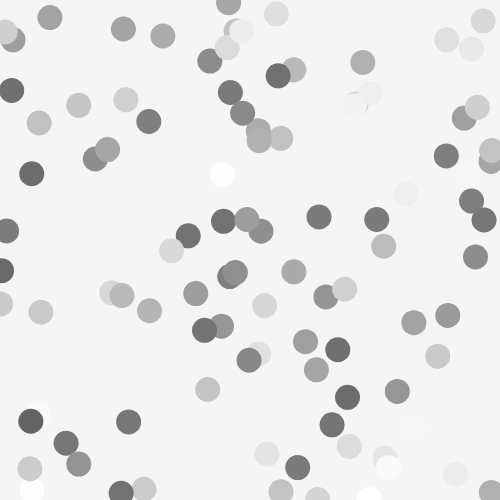
Frame 1 (no input)
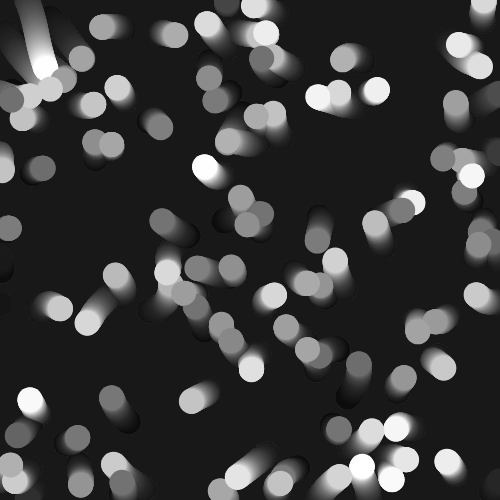
Frame 60 (no input)
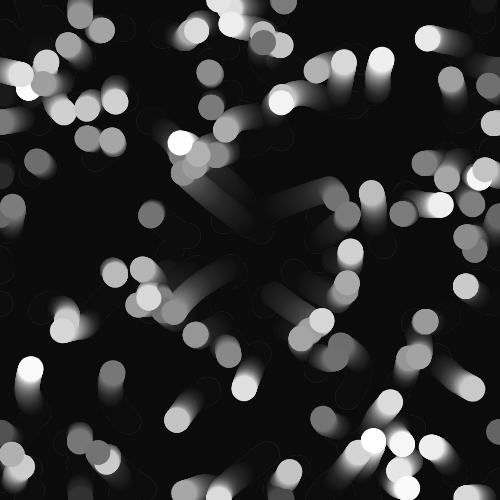
Frame 120 (the mouse pressed at the canvas centre since frame 60)

The p5.js sketch that drew these frames (run headless with seeded random() and noise() and a simulated clock; from frame 60 on, the mouse is pressed at the canvas centre):

// p5.js sketch
// ── sketch.js
// an array to hold our noise walkers
var walkerArray;

function setup() {
  createCanvas(500, 500);
  noStroke();

  // request a detailed noise landscape
  noiseDetail(24);

  // create our walker array
  walkerArray = [];

  // fill the walker array with 500 walkers!

  // loop 500 times
  for (var i = 0; i < 100; i++) {

    // create a NoiseWalker
    var tempWalker = new NoiseWalker( random(width), random(height) );

    // put the walker into the array
    walkerArray.push( tempWalker );
  }
}

function draw() {
  fill(0,10);
  rect(0,0,width,height);

  // visit each walker
  for (var i = 0; i < walkerArray.length; i++) {
    // ask the walker to move and display
    walkerArray[i].move();
    walkerArray[i].display();
  }
}



// our NoiseWalker class
class NoiseWalker {

  constructor(x, y) {
    // store our position
    this.x = x;
    this.y = y;

    // store our color
    this.r = random(100,255);
    this.g = this.r;
    this.b = this.r;

    // store our size
    this.s = 25;

    // create a "noise offset" to keep track of our position in Perlin Noise space
    this.xNoiseOffset = random(0,1000);
    this.yNoiseOffset = random(1000,2000);
  }

  // display mechanics
  display() {
    fill(this.r, this.g, this.b);
    ellipse(this.x, this.y, this.s, this.s);
  }

  // movement mechanics
  move() {
    // compute how much we should move
    var xMovement = map( noise(this.xNoiseOffset), 0, 1, -1, 1 );
    var yMovement = map( noise(this.yNoiseOffset), 0, 1, -1, 1 );

    // update our position
    this.x += xMovement;
    this.y += yMovement;

    // are we close to the mouse?  if so, run away!
    if (dist(this.x, this.y, mouseX, mouseY) < 100) {
      if (mouseX < this.x) {
        this.x += 1;
      }
      else {
        this.x -= 1;
      }
      if (mouseY < this.y) {
        this.y += 1;
      }
      else {
        this.y -= 1;
      }
    }

    // handle wrap-around
    if (this.x > width) {
      this.x = 0;
    }
    else if (this.x < 0) {
      this.x = width;
    }
    if (this.y > height) {
      this.y = 0;
    }
    else if (this.y < 0) {
      this.y = height;
    }

    // update our noise offset values
    this.xNoiseOffset += 0.01;
    this.yNoiseOffset += 0.01;

    // did we touch the mouse?
    if (dist(mouseX, mouseY, this.x, this.y) < 12) {

      // change our color
      this.r = random(255);
      this.g = random(255);
      this.b = random(255);

      // shrink a little bit
      this.s -= 1;
    }
    else {
      // grow a tiny bit, if necessary
      if (this.s < 25) {
        this.s += 0.1;
      }
    }
  }
}
